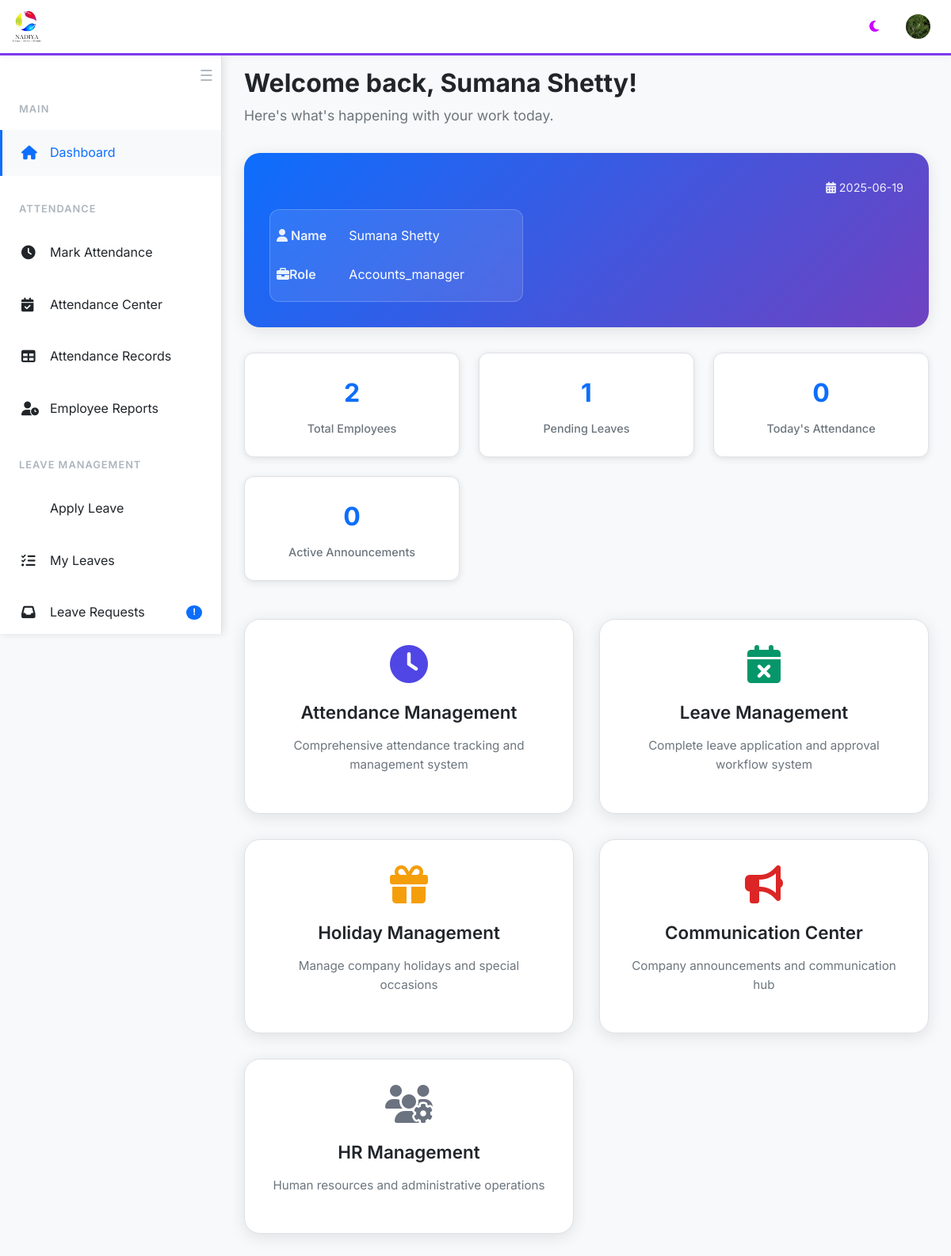
The app's page / (signed in) with its own data.
### website/models.py (models this page shows, shortened)
class User(db.Model, UserMixin):
    id = db.Column(db.Integer, primary_key=True)
    first_name = db.Column(db.String(150))
    last_name = db.Column(db.String(150))
    email = db.Column(db.String(150), unique=True, nullable=False)
    password = db.Column(db.String(512), nullable=False)
    earned =  db.Column(db.Float, default=0)
    medic = db.Column(db.Float, default=0)
    pay =  db.Column(db.Float, default=0)
    role = db.Column(db.String(150))
    probation = db.Column(db.Boolean, default = 0)
    photo = db.Column(db.String(150))
    documents = db.relationship('Document', backref='user', lazy=True)
    reset_token = db.Column(db.String(36), nullable=True)
    attendances = db.relationship('Attendance', backref='user', lazy=True)

### website/views.py (the view)
@views.route('/', methods=['GET', 'POST'])
@login_required
def home():
    current_date = datetime.now(india_tz).date()
    if current_user.email != "sumana@nadiya.in" and current_user.email!= 'accounts@nadiya.in' :
        return render_template(
            "home.html",
            user=current_user,
            current_date=current_date
        )
    users_count = User.query.count()
    pending_leaves = Leave.query.filter(
                        (Leave.approved == False) | (Leave.approved == None),
                        (Leave.rejected == False) | (Leave.rejected == None)
                                            ).count()
    today_attendance = Attendance.query.filter_by(date=date.today()).count()
    announcements_count = Announcement.query.count()
    return render_template("admin_home.html", user=current_user, current_date= current_date, users_count=users_count,
            pending_leaves=pending_leaves,
            today_attendance=today_attendance,
            announcements_count=announcements_count)

### website/templates/admin_home.html (shortened to what this page needs)
{% extends "base.html" %}
{% block content %}
<div class="container-fluid">
 <div class="welcome-section">
        <h1 class="welcome-title">Welcome back, {{ current_user.first_name }}!</h1>
        <p class="welcome-subtitle">Here's what's happening with your work today.</p>
    </div>
    <div class="dashboard-header">
        <div class="date-info">
            <i class="fas fa-calendar-alt"></i> {{ current_date }}
        </div>
        <div class="user-info-table">
            <table>
                <tr>
                    <th><i class="fas fa-user"></i> Name</th>
                    <td>{{ current_user.first_name }}</td>
                </tr>
                <tr>
                    <th><i class="fas fa-briefcase"></i>Role</th>
                    <td style="text-transform: capitalize;">{{ user.role }}</td>
                </tr>
            </table>
        </div>
    </div>
    <div class="admin-stats">
        <div class="admin-stat-card">
            <div class="stat-number">{{ users_count | default(0) }}</div>
            <div class="stat-label">Total Employees</div>
        </div>
        <div class="admin-stat-card">
            <div class="stat-number">{{ pending_leaves | default(0) }}</div>
            <div class="stat-label">Pending Leaves</div>
        </div>
        <div class="admin-stat-card">
            <div class="stat-number">{{ today_attendance | default(0) }}</div>
            <div class="stat-label">Today's Attendance</div>
        </div>
        <div class="admin-stat-card">
            <div class="stat-number">{{ announcements_count | default(0) }}</div>
            <div class="stat-label">Active Announcements</div>
        </div>
    </div>
    <div class="admin-grid">
        <div class="admin-card attendance-card">
            <a href="/attendance-category">
                <i class="fas fa-clock"></i>
                <h3>Attendance Management</h3>
                <p>Comprehensive attendance tracking and management system</p>
            </a>
        </div>
        <div class="admin-card leaves-card">
            <a href="/leaves-category">
                <i class="fas fa-calendar-times"></i>
                <h3>Leave Management</h3>
                <p>Complete leave application and approval workflow system</p>
            </a>
        </div>
        <div class="admin-card holidays-card">
            <a href="/holidays-category">
                <i class="fas fa-gift"></i>
                <h3>Holiday Management</h3>
                <p>Manage company holidays and special occasions</p>
            </a>
        </div>
        <div class="admin-card announcements-card">
            <a href="/announcements-category">
                <i class="fas fa-bullhorn"></i>
                <h3>Communication Center</h3>
                <p>Company announcements and communication hub</p>
            </a>
        </div>
        <div class="admin-card hr-card">
            <a href="/misc-category">
                <i class="fas fa-users-cog"></i>
                <h3>HR Management</h3>
                <p>Human resources and administrative operations</p>
            </a>
        </div>
    </div>
</div>
{% endblock %}

### website/templates/base.html (shortened to what this page needs)
<!DOCTYPE html>
<html lang="en" data-theme="light">
<head>
    <link href="https://cdn.jsdelivr.net/npm/bootstrap@5.3.0/dist/css/bootstrap.min.css" rel="stylesheet">
    <link rel="stylesheet" href="https://cdnjs.cloudflare.com/ajax/libs/font-awesome/6.4.0/css/all.min.css">
</head>
<body>
    <header class="top-header">
        <div class="header-logo">
            <img src="{{ url_for('static', filename='logo.png') }}" alt="Nadiya Logo">
        </div>
        <div class="header-actions">
            <button class="theme-toggle" onclick="toggleTheme()">
                <i class="fas fa-moon" id="theme-icon"></i>
            </button>
            {% if current_user.is_authenticated %}
            <div class="user-profile" onclick="window.location.href='/profile/{{ current_user.id }}'">
                {% if current_user.photo %}
                    <img src="{{ url_for('views.uploaded_file', setname='photos', filename=current_user.photo) }}" alt="Profile">
                {% else %}
                    <img src="{{ url_for('static', filename='logo.png') }}" alt="Profile">
                {% endif %}
            </div>
            {% endif %}
        </div>
    </header>
  <nav class="sidebar" id="sidebar">
  <button id="sidebarCollapseBtn" class="sidebar-collapse-btn" onclick="toggleSidebarCollapse()" title="Collapse Sidebar">
    <span class="hamburger-icon">☰</span>
</button>
    <br>
        <div class="sidebar-content">
            {% if current_user.is_authenticated %}
            <div class="nav-section">
                <div class="nav-section-title">Main</div>
                <div class="nav-item">
                    <a href="/" class="nav-link">
                        <i class="fas fa-home"></i>
                        <span>Dashboard</span>
                    </a>
                </div>
            </div>
            <div class="nav-section">
                <div class="nav-section-title">Attendance</div>
                <div class="nav-item">
                    <a href="/attendance" class="nav-link">
                        <i class="fas fa-clock"></i>
                        <span>Mark Attendance</span>
                    </a>
                </div>
                {% if current_user.email == "sumana@nadiya.in" or current_user.email == "accounts@nadiya.in" %}
                <div class="nav-item">
                    <a href="/attendance-category" class="nav-link">
                        <i class="fas fa-calendar-check"></i>
                        <span>Attendance Center</span>
                    </a>
                </div>
                <div class="nav-item">
                    <a href="/attendance_table" class="nav-link">
                        <i class="fas fa-table"></i>
                        <span>Attendance Records</span>
                    </a>
                </div>
                <div class="nav-item">
                    <a href="/who" class="nav-link">
                        <i class="fas fa-user-clock"></i>
                        <span>Employee Reports</span>
                    </a>
                </div>
                {% endif %}
            </div>
            <div class="nav-section">
                <div class="nav-section-title">Leave Management</div>
                <div class="nav-item">
                    <a href="/apply_leave" class="nav-link">
                        <span>Apply Leave</span>
                    </a>
                </div>
                <div class="nav-item">
                    <a href="/approved_leaves" class="nav-link">
                        <i class="fas fa-list-check"></i>
                        <span>My Leaves</span>
                    </a>
                </div>
                <div class="nav-item">
                    <a href="/leave_requests" class="nav-link">
                        <i class="fas fa-inbox"></i>
                        <span>Leave Requests</span>
                        {% if current_user.role in ['director', 'accounts_manager', 'business_manager', 'service_manager', 'service_support_manager', 'sales_manager'] %}
                        <span class="badge">!</span>
                        {% endif %}
                    </a>
                </div>
            </div>
            {% endif %}
        </div>
    </nav>
    <main class="main-content" id="mainContent">
        {% block content %}{% endblock %}
    </main>
</body>
</html>

### website/templates/base.html (style rules this page uses)
:root { --bg-primary: #ffffff; --bg-secondary: #f8f9fa; --bg-tertiary: #e9ecef; --text-primary: #212529; --text-secondary: #6c757d; --text-muted: #adb5bd; --border-color: #dee2e6; --shadow: rgba(0, 0, 0, 0.1); --accent-primary: #0d6efd; --accent-secondary: #6f42c1; --success: #198754; --warning: #fd7e14; --danger: #dc3545; --info: #0dcaf0; --navbar-bg: #1a1d23; --sidebar-width: 280px; --sidebar-collapsed-width: 60px; }
* { margin: 0; padding: 0; box-sizing: border-box; }
body { font-family: 'Inter', sans-serif; background-color: var(--bg-secondary); color: var(--text-primary); line-height: 1.6; transition: all 0.3s ease; padding-top: 70px; }
:root { --header-bg: #ffffff; --header-text: #2d3748; --header-border: #7c3aed; --toggle-btn-color: #7c3aed; !important }
.top-header { position: fixed; top: 0; left: 0; right: 0; height: 70px; background: var(--header-bg); color: var(--header-text); z-index: 1000; display: flex; align-items: center; padding: 0 1rem; box-shadow: 0 2px 10px rgba(0,0,0,0.04); border-bottom: 3px solid var(--header-border); transition: background 0.3s, color 0.3s, border-color 0.3s; }
.header-logo { display: flex; align-items: center; flex: 1; }
.header-logo img { height: 40px; margin-right: 1rem; }
.header-actions { display: flex; align-items: center; gap: 1rem; }
.theme-toggle { background: rgba(255,255,255,0.1); border: none; color: rgb(204, 0, 255); padding: 0.5rem; border-radius: 8px; cursor: pointer; transition: all 0.3s ease; }
.user-profile { display: flex; align-items: center; gap: 0.5rem; padding: 0.5rem; border-radius: 8px; transition: all 0.3s ease; cursor: pointer; }
.user-profile img { width: 35px; height: 35px; border-radius: 50%; border: 2px solid rgba(255,255,255,0.3); }
.sidebar { position: fixed; top: 70px; left: -280px; width: var(--sidebar-width); height: calc(100vh - 70px); background: var(--bg-primary); border-right: 1px solid var(--border-color); box-shadow: 2px 0 10px var(--shadow); transition: left 0.3s ease, width 0.3s ease; z-index: 999; overflow-y: auto; }
.sidebar.open { left: 0; }
.sidebar-collapse-btn { background: none; border: none; color: var(--text-muted); font-size: 1.2rem; position: absolute; top: 10px; right: 10px; z-index: 1001; transition: color 0.2s; cursor: pointer; }
.sidebar-content { padding: 2rem 0; }
.nav-section { margin-bottom: 2rem; }
.nav-section-title { font-size: 0.8rem; font-weight: 600; color: var(--text-muted); text-transform: uppercase; letter-spacing: 1px; padding: 0 1.5rem; margin-bottom: 1rem; }
.nav-item { margin-bottom: 0.5rem; }
.nav-link { display: flex; align-items: center; padding: 1rem 1.5rem; color: var(--text-primary); text-decoration: none; transition: all 0.3s ease; border-left: 3px solid transparent; }
.nav-link.active { background: var(--bg-secondary); border-left-color: var(--accent-primary); color: var(--accent-primary); }
.nav-link i { width: 20px; margin-right: 1rem; font-size: 1.1rem; }
.nav-link .badge { margin-left: auto; background: var(--accent-primary); color: white; font-size: 0.7rem; padding: 0.2rem 0.5rem; border-radius: 10px; }
.main-content { min-height: calc(100vh - 70px); padding: 1rem; transition: margin-left 0.3s ease; }
.main-content.shifted { margin-left: var(--sidebar-width); }
@media (min-width: 1200px) { .sidebar { left: 0; } }
@media (min-width: 1200px) { .main-content { margin-left: var(--sidebar-width); } }
* { transition: background-color 0.3s ease, color 0.3s ease, border-color 0.3s ease; }

### records on screen
User: photo (picture), first_name "Sumana Shetty", role "Accounts_manager"

### other values on screen
{{ users_count | default(0) }} "2"
{{ pending_leaves | default(0) }} "1"
{{ today_attendance | default(0) }} "0"
{{ announcements_count | default(0) }} "0"
